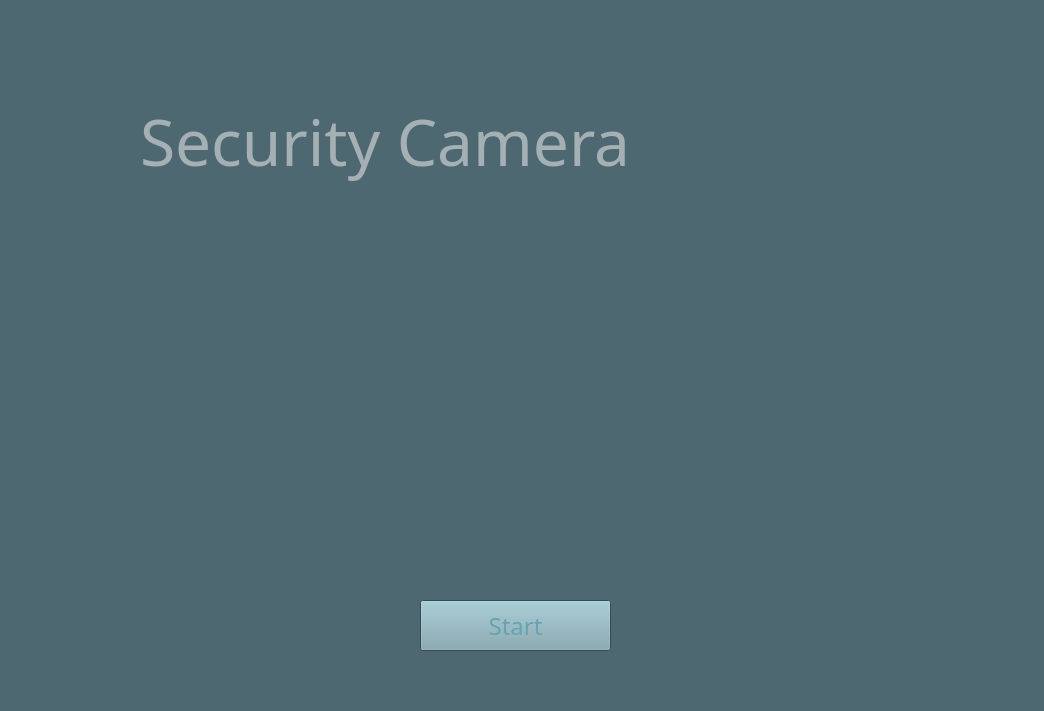
<?xml version="1.0" encoding="UTF-8"?>
<ui version="4.0">
 <class>SecurityCameraStart</class>
 <widget class="QWidget" name="SecurityCameraStart">
  <property name="geometry">
   <rect>
    <x>0</x>
    <y>0</y>
    <width>1044</width>
    <height>711</height>
   </rect>
  </property>
  <property name="palette">
   <palette>
    <active>
     <colorrole role="WindowText">
      <brush brushstyle="SolidPattern">
       <color alpha="255">
        <red>0</red>
        <green>0</green>
        <blue>0</blue>
       </color>
      </brush>
     </colorrole>
     <colorrole role="Button">
      <brush brushstyle="SolidPattern">
       <color alpha="255">
        <red>124</red>
        <green>162</green>
        <blue>172</blue>
       </color>
      </brush>
     </colorrole>
     <colorrole role="Light">
      <brush brushstyle="SolidPattern">
       <color alpha="255">
        <red>187</red>
        <green>241</green>
        <blue>255</blue>
       </color>
      </brush>
     </colorrole>
     <colorrole role="Midlight">
      <brush brushstyle="SolidPattern">
       <color alpha="255">
        <red>155</red>
        <green>201</green>
        <blue>213</blue>
       </color>
      </brush>
     </colorrole>
     <colorrole role="Dark">
      <brush brushstyle="SolidPattern">
       <color alpha="255">
        <red>62</red>
        <green>81</green>
        <blue>86</blue>
       </color>
      </brush>
     </colorrole>
     <colorrole role="Mid">
      <brush brushstyle="SolidPattern">
       <color alpha="255">
        <red>82</red>
        <green>108</green>
        <blue>115</blue>
       </color>
      </brush>
     </colorrole>
     <colorrole role="Text">
      <brush brushstyle="SolidPattern">
       <color alpha="255">
        <red>0</red>
        <green>0</green>
        <blue>0</blue>
       </color>
      </brush>
     </colorrole>
     <colorrole role="BrightText">
      <brush brushstyle="SolidPattern">
       <color alpha="255">
        <red>255</red>
        <green>255</green>
        <blue>255</blue>
       </color>
      </brush>
     </colorrole>
     <colorrole role="ButtonText">
      <brush brushstyle="SolidPattern">
       <color alpha="255">
        <red>0</red>
        <green>0</green>
        <blue>0</blue>
       </color>
      </brush>
     </colorrole>
     <colorrole role="Base">
      <brush brushstyle="SolidPattern">
       <color alpha="255">
        <red>255</red>
        <green>255</green>
        <blue>255</blue>
       </color>
      </brush>
     </colorrole>
     <colorrole role="Window">
      <brush brushstyle="SolidPattern">
       <color alpha="255">
        <red>78</red>
        <green>104</green>
        <blue>114</blue>
       </color>
      </brush>
     </colorrole>
     <colorrole role="Shadow">
      <brush brushstyle="SolidPattern">
       <color alpha="255">
        <red>0</red>
        <green>0</green>
        <blue>0</blue>
       </color>
      </brush>
     </colorrole>
     <colorrole role="AlternateBase">
      <brush brushstyle="SolidPattern">
       <color alpha="255">
        <red>189</red>
        <green>208</green>
        <blue>213</blue>
       </color>
      </brush>
     </colorrole>
     <colorrole role="ToolTipBase">
      <brush brushstyle="SolidPattern">
       <color alpha="255">
        <red>255</red>
        <green>255</green>
        <blue>220</blue>
       </color>
      </brush>
     </colorrole>
     <colorrole role="ToolTipText">
      <brush brushstyle="SolidPattern">
       <color alpha="255">
        <red>0</red>
        <green>0</green>
        <blue>0</blue>
       </color>
      </brush>
     </colorrole>
    </active>
    <inactive>
     <colorrole role="WindowText">
      <brush brushstyle="SolidPattern">
       <color alpha="255">
        <red>0</red>
        <green>0</green>
        <blue>0</blue>
       </color>
      </brush>
     </colorrole>
     <colorrole role="Button">
      <brush brushstyle="SolidPattern">
       <color alpha="255">
        <red>124</red>
        <green>162</green>
        <blue>172</blue>
       </color>
      </brush>
     </colorrole>
     <colorrole role="Light">
      <brush brushstyle="SolidPattern">
       <color alpha="255">
        <red>187</red>
        <green>241</green>
        <blue>255</blue>
       </color>
      </brush>
     </colorrole>
     <colorrole role="Midlight">
      <brush brushstyle="SolidPattern">
       <color alpha="255">
        <red>155</red>
        <green>201</green>
        <blue>213</blue>
       </color>
      </brush>
     </colorrole>
     <colorrole role="Dark">
      <brush brushstyle="SolidPattern">
       <color alpha="255">
        <red>62</red>
        <green>81</green>
        <blue>86</blue>
       </color>
      </brush>
     </colorrole>
     <colorrole role="Mid">
      <brush brushstyle="SolidPattern">
       <color alpha="255">
        <red>82</red>
        <green>108</green>
        <blue>115</blue>
       </color>
      </brush>
     </colorrole>
     <colorrole role="Text">
      <brush brushstyle="SolidPattern">
       <color alpha="255">
        <red>0</red>
        <green>0</green>
        <blue>0</blue>
       </color>
      </brush>
     </colorrole>
     <colorrole role="BrightText">
      <brush brushstyle="SolidPattern">
       <color alpha="255">
        <red>255</red>
        <green>255</green>
        <blue>255</blue>
       </color>
      </brush>
     </colorrole>
     <colorrole role="ButtonText">
      <brush brushstyle="SolidPattern">
       <color alpha="255">
        <red>0</red>
        <green>0</green>
        <blue>0</blue>
       </color>
      </brush>
     </colorrole>
     <colorrole role="Base">
      <brush brushstyle="SolidPattern">
       <color alpha="255">
        <red>255</red>
        <green>255</green>
        <blue>255</blue>
       </color>
      </brush>
     </colorrole>
     <colorrole role="Window">
      <brush brushstyle="SolidPattern">
       <color alpha="255">
        <red>78</red>
        <green>104</green>
        <blue>114</blue>
       </color>
      </brush>
     </colorrole>
     <colorrole role="Shadow">
      <brush brushstyle="SolidPattern">
       <color alpha="255">
        <red>0</red>
        <green>0</green>
        <blue>0</blue>
       </color>
      </brush>
     </colorrole>
     <colorrole role="AlternateBase">
      <brush brushstyle="SolidPattern">
       <color alpha="255">
        <red>189</red>
        <green>208</green>
        <blue>213</blue>
       </color>
      </brush>
     </colorrole>
     <colorrole role="ToolTipBase">
      <brush brushstyle="SolidPattern">
       <color alpha="255">
        <red>255</red>
        <green>255</green>
        <blue>220</blue>
       </color>
      </brush>
     </colorrole>
     <colorrole role="ToolTipText">
      <brush brushstyle="SolidPattern">
       <color alpha="255">
        <red>0</red>
        <green>0</green>
        <blue>0</blue>
       </color>
      </brush>
     </colorrole>
    </inactive>
    <disabled>
     <colorrole role="WindowText">
      <brush brushstyle="SolidPattern">
       <color alpha="255">
        <red>62</red>
        <green>81</green>
        <blue>86</blue>
       </color>
      </brush>
     </colorrole>
     <colorrole role="Button">
      <brush brushstyle="SolidPattern">
       <color alpha="255">
        <red>124</red>
        <green>162</green>
        <blue>172</blue>
       </color>
      </brush>
     </colorrole>
     <colorrole role="Light">
      <brush brushstyle="SolidPattern">
       <color alpha="255">
        <red>187</red>
        <green>241</green>
        <blue>255</blue>
       </color>
      </brush>
     </colorrole>
     <colorrole role="Midlight">
      <brush brushstyle="SolidPattern">
       <color alpha="255">
        <red>155</red>
        <green>201</green>
        <blue>213</blue>
       </color>
      </brush>
     </colorrole>
     <colorrole role="Dark">
      <brush brushstyle="SolidPattern">
       <color alpha="255">
        <red>62</red>
        <green>81</green>
        <blue>86</blue>
       </color>
      </brush>
     </colorrole>
     <colorrole role="Mid">
      <brush brushstyle="SolidPattern">
       <color alpha="255">
        <red>82</red>
        <green>108</green>
        <blue>115</blue>
       </color>
      </brush>
     </colorrole>
     <colorrole role="Text">
      <brush brushstyle="SolidPattern">
       <color alpha="255">
        <red>62</red>
        <green>81</green>
        <blue>86</blue>
       </color>
      </brush>
     </colorrole>
     <colorrole role="BrightText">
      <brush brushstyle="SolidPattern">
       <color alpha="255">
        <red>255</red>
        <green>255</green>
        <blue>255</blue>
       </color>
      </brush>
     </colorrole>
     <colorrole role="ButtonText">
      <brush brushstyle="SolidPattern">
       <color alpha="255">
        <red>62</red>
        <green>81</green>
        <blue>86</blue>
       </color>
      </brush>
     </colorrole>
     <colorrole role="Base">
      <brush brushstyle="SolidPattern">
       <color alpha="255">
        <red>78</red>
        <green>104</green>
        <blue>114</blue>
       </color>
      </brush>
     </colorrole>
     <colorrole role="Window">
      <brush brushstyle="SolidPattern">
       <color alpha="255">
        <red>78</red>
        <green>104</green>
        <blue>114</blue>
       </color>
      </brush>
     </colorrole>
     <colorrole role="Shadow">
      <brush brushstyle="SolidPattern">
       <color alpha="255">
        <red>0</red>
        <green>0</green>
        <blue>0</blue>
       </color>
      </brush>
     </colorrole>
     <colorrole role="AlternateBase">
      <brush brushstyle="SolidPattern">
       <color alpha="255">
        <red>124</red>
        <green>162</green>
        <blue>172</blue>
       </color>
      </brush>
     </colorrole>
     <colorrole role="ToolTipBase">
      <brush brushstyle="SolidPattern">
       <color alpha="255">
        <red>255</red>
        <green>255</green>
        <blue>220</blue>
       </color>
      </brush>
     </colorrole>
     <colorrole role="ToolTipText">
      <brush brushstyle="SolidPattern">
       <color alpha="255">
        <red>0</red>
        <green>0</green>
        <blue>0</blue>
       </color>
      </brush>
     </colorrole>
    </disabled>
   </palette>
  </property>
  <property name="windowTitle">
   <string>Security Camera</string>
  </property>
  <property name="windowIcon">
   <iconset>
    <normaloff>eye.png</normaloff>eye.png</iconset>
  </property>
  <widget class="QLabel" name="Lock_labelHome">
   <property name="geometry">
    <rect>
     <x>350</x>
     <y>240</y>
     <width>331</width>
     <height>311</height>
    </rect>
   </property>
   <property name="palette">
    <palette>
     <active>
      <colorrole role="Base">
       <brush brushstyle="SolidPattern">
        <color alpha="255">
         <red>255</red>
         <green>255</green>
         <blue>255</blue>
        </color>
       </brush>
      </colorrole>
      <colorrole role="Window">
       <brush brushstyle="SolidPattern">
        <color alpha="255">
         <red>78</red>
         <green>104</green>
         <blue>114</blue>
        </color>
       </brush>
      </colorrole>
     </active>
     <inactive>
      <colorrole role="Base">
       <brush brushstyle="SolidPattern">
        <color alpha="255">
         <red>255</red>
         <green>255</green>
         <blue>255</blue>
        </color>
       </brush>
      </colorrole>
      <colorrole role="Window">
       <brush brushstyle="SolidPattern">
        <color alpha="255">
         <red>78</red>
         <green>104</green>
         <blue>114</blue>
        </color>
       </brush>
      </colorrole>
     </inactive>
     <disabled>
      <colorrole role="Base">
       <brush brushstyle="SolidPattern">
        <color alpha="255">
         <red>78</red>
         <green>104</green>
         <blue>114</blue>
        </color>
       </brush>
      </colorrole>
      <colorrole role="Window">
       <brush brushstyle="SolidPattern">
        <color alpha="255">
         <red>78</red>
         <green>104</green>
         <blue>114</blue>
        </color>
       </brush>
      </colorrole>
     </disabled>
    </palette>
   </property>
   <property name="text">
    <string/>
   </property>
   <property name="pixmap">
    <pixmap>lock.png</pixmap>
   </property>
   <property name="scaledContents">
    <bool>true</bool>
   </property>
  </widget>
  <widget class="QLabel" name="SecurityCameraLabelHome">
   <property name="geometry">
    <rect>
     <x>140</x>
     <y>20</y>
     <width>791</width>
     <height>241</height>
    </rect>
   </property>
   <property name="palette">
    <palette>
     <active>
      <colorrole role="WindowText">
       <brush brushstyle="SolidPattern">
        <color alpha="255">
         <red>165</red>
         <green>176</green>
         <blue>180</blue>
        </color>
       </brush>
      </colorrole>
     </active>
     <inactive>
      <colorrole role="WindowText">
       <brush brushstyle="SolidPattern">
        <color alpha="255">
         <red>165</red>
         <green>176</green>
         <blue>180</blue>
        </color>
       </brush>
      </colorrole>
     </inactive>
     <disabled>
      <colorrole role="WindowText">
       <brush brushstyle="SolidPattern">
        <color alpha="255">
         <red>62</red>
         <green>81</green>
         <blue>86</blue>
        </color>
       </brush>
      </colorrole>
     </disabled>
    </palette>
   </property>
   <property name="font">
    <font>
     <family>Century Gothic</family>
     <pointsize>48</pointsize>
     <weight>50</weight>
     <bold>false</bold>
    </font>
   </property>
   <property name="text">
    <string>Security Camera</string>
   </property>
  </widget>
  <widget class="QPushButton" name="Submit_button_Home">
   <property name="geometry">
    <rect>
     <x>420</x>
     <y>600</y>
     <width>191</width>
     <height>51</height>
    </rect>
   </property>
   <property name="palette">
    <palette>
     <active>
      <colorrole role="ButtonText">
       <brush brushstyle="SolidPattern">
        <color alpha="255">
         <red>103</red>
         <green>163</green>
         <blue>176</blue>
        </color>
       </brush>
      </colorrole>
      <colorrole role="Base">
       <brush brushstyle="SolidPattern">
        <color alpha="255">
         <red>195</red>
         <green>204</green>
         <blue>206</blue>
        </color>
       </brush>
      </colorrole>
     </active>
     <inactive>
      <colorrole role="ButtonText">
       <brush brushstyle="SolidPattern">
        <color alpha="255">
         <red>103</red>
         <green>163</green>
         <blue>176</blue>
        </color>
       </brush>
      </colorrole>
      <colorrole role="Base">
       <brush brushstyle="SolidPattern">
        <color alpha="255">
         <red>195</red>
         <green>204</green>
         <blue>206</blue>
        </color>
       </brush>
      </colorrole>
     </inactive>
     <disabled>
      <colorrole role="ButtonText">
       <brush brushstyle="SolidPattern">
        <color alpha="255">
         <red>62</red>
         <green>81</green>
         <blue>86</blue>
        </color>
       </brush>
      </colorrole>
      <colorrole role="Base">
       <brush brushstyle="SolidPattern">
        <color alpha="255">
         <red>78</red>
         <green>104</green>
         <blue>114</blue>
        </color>
       </brush>
      </colorrole>
     </disabled>
    </palette>
   </property>
   <property name="font">
    <font>
     <family>Century Gothic</family>
     <pointsize>18</pointsize>
    </font>
   </property>
   <property name="text">
    <string>Start</string>
   </property>
  </widget>
 </widget>
 <resources/>
 <connections/>
</ui>
